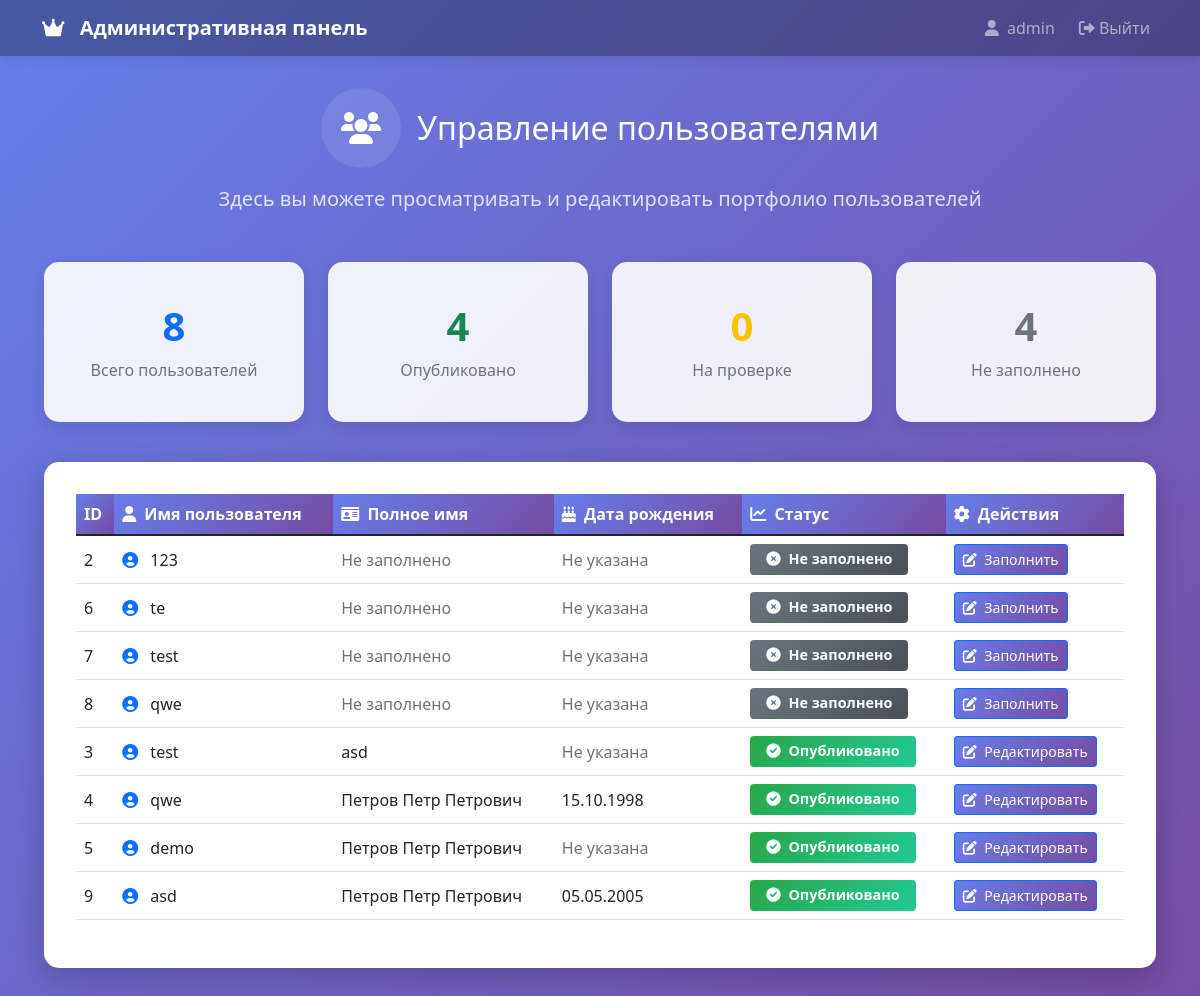
Page /admin (signed in) on the earlier database version.
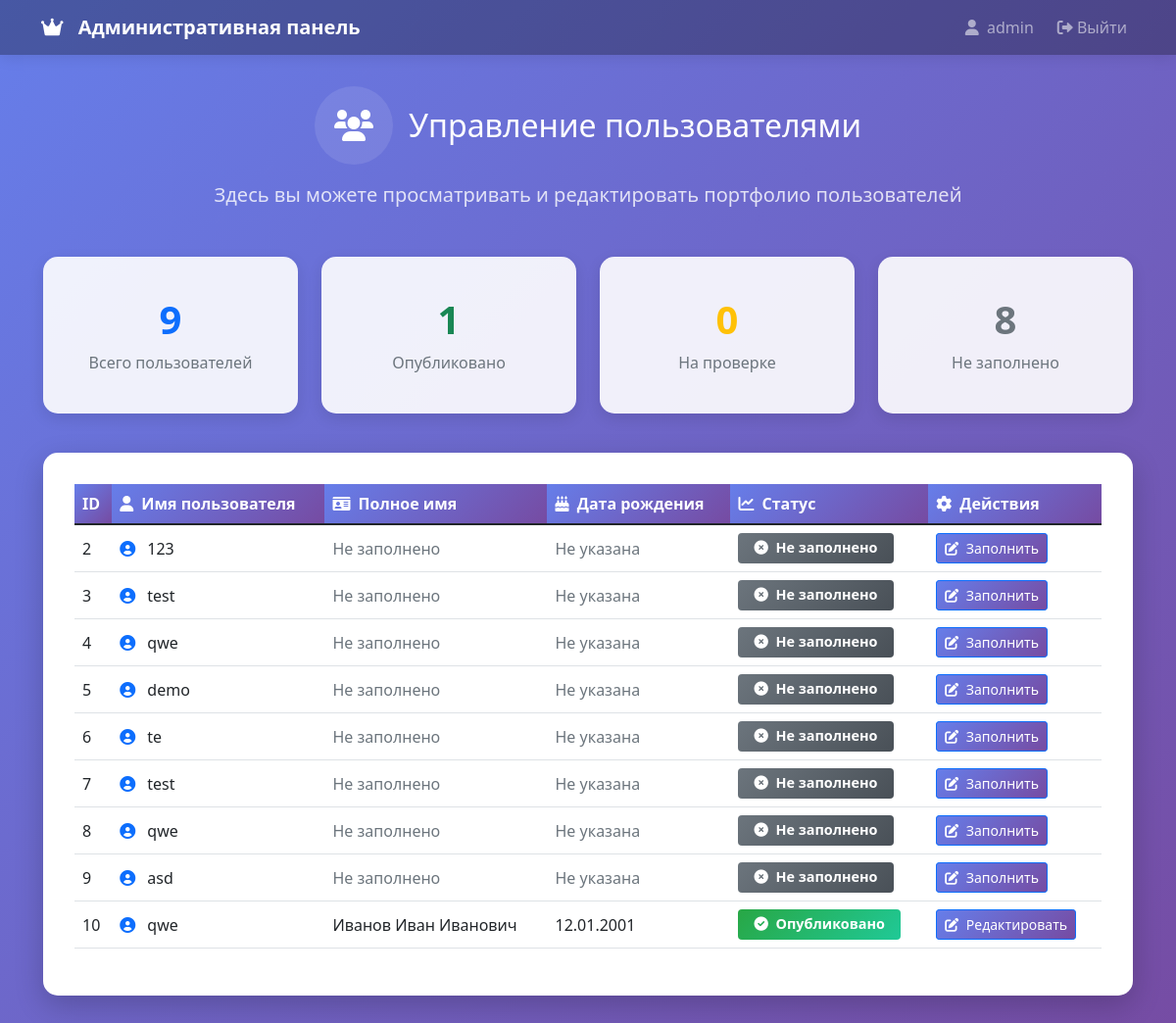
Same page on the later database version.
### tables this page shows
CREATE TABLE users (
    id INTEGER PRIMARY KEY,
    username TEXT NOT NULL,
    password TEXT NOT NULL
    );

CREATE TABLE user_profiles (
        id INTEGER PRIMARY KEY AUTOINCREMENT,
        user_id INTEGER,
        full_name TEXT,
        birth_date TEXT,
        email TEXT,
        phone TEXT,
        bio TEXT,
        skills TEXT,
        job_position TEXT,
        salary_expectations TEXT,
        education TEXT,
        courses TEXT,
        certificates TEXT,
        github TEXT,
        linkedin TEXT,
        vk TEXT,
        telegram TEXT,
        portfolio_link TEXT,
        photo TEXT,
        experience TEXT,
        languages TEXT,
        is_completed BOOLEAN DEFAULT FALSE,
        FOREIGN KEY (user_id) REFERENCES users (id)
    );

### main.py (the view)
@app.route('/admin')
def admin():
    if 'username' not in session:
        return redirect('/login')
    if session['username'] != 'admin':
        return redirect('/user')
    try:
        connection = get_db_connection()
        users = connection.execute('''
            SELECT u.id, u.username, up.full_name, up.birth_date, up.is_completed
            FROM users u
            LEFT JOIN user_profiles up ON u.id = up.user_id
            WHERE u.username != 'admin'
            ORDER BY up.is_completed, u.id
        ''').fetchall()
        connection.close()
    except Exception as e:
        print(f"Ошибка получения пользователей: {e}")
        users = []
    return render_template('admin.html', users=users, username=session['username'])

### main.py (called while the page is built)
def get_db_connection():
    database_url = os.environ.get('DATABASE_URL')
    if database_url and database_url.startswith('postgresql://'):
        pass
    conn = sqlite3.connect('users.db')
    conn.row_factory = sqlite3.Row
    return conn

### templates/admin.html (shortened to what the changed rows need)
<!DOCTYPE html>
<html lang="ru">
<head>
    <link href="{{ url_for('static', filename='css/style.css') }}" rel="stylesheet">
    <link href="https://cdn.jsdelivr.net/npm/bootstrap@5.1.3/dist/css/bootstrap.min.css" rel="stylesheet">
    <link rel="stylesheet" href="https://cdnjs.cloudflare.com/ajax/libs/font-awesome/6.0.0/css/all.min.css">
</head>
<body class="admin-dashboard">
    <div class="admin-content">
        <div class="admin-header fade-in">
            <div class="d-flex align-items-center justify-content-center mb-3 flex-column flex-md-row">
                <h1 class="h2 mb-0 ms-0 ms-md-3 mt-3 mt-md-0">Управление пользователями</h1>
            </div>
        </div>
        <div class="container">
            <div class="row mb-4">
                <div class="col-md-3 col-6 mb-3">
                    <div class="stats-card h-100">
                        <div class="card-body">
                            <div class="text-primary display-6 fw-bold mb-2">{{ users|length }}</div>
                            <p class="text-muted mb-0">Всего пользователей</p>
                        </div>
                    </div>
                </div>
                <div class="col-md-3 col-6 mb-3">
                    <div class="stats-card h-100">
                        <div class="card-body">
                            {% set completed = users|selectattr('is_completed')|list|length %}
                            <div class="display-6 fw-bold mb-2 text-success">{{ completed }}</div>
                            <p class="text-muted mb-0">Опубликовано</p>
                        </div>
                    </div>
                </div>
                <div class="col-md-3 col-6 mb-3">
                    <div class="stats-card h-100">
                        <div class="card-body">
                            {% set empty = users|rejectattr('full_name')|list|length %}
                            <div class="display-6 fw-bold mb-2 text-secondary">{{ empty }}</div>
                            <p class="text-muted mb-0">Не заполнено</p>
                        </div>
                    </div>
                </div>
            </div>
            <div class="row mb-4">
                <div class="col-12">
                    <div class="table-container fade-in">
                        <div class="table-responsive">
                            <table class="table table-hover">
                                <thead>
                                    <tr>
                                        <th>ID</th>
                                        <th><i class="fas fa-user me-1"></i> Имя пользователя</th>
                                        <th><i class="fas fa-id-card me-1"></i> Полное имя</th>
                                        <th><i class="fas fa-birthday-cake me-1"></i> Дата рождения</th>
                                        <th><i class="fas fa-chart-line me-1"></i> Статус</th>
                                        <th><i class="fas fa-cog me-1"></i> Действия</th>
                                    </tr>
                                </thead>
                                <tbody>
                                    {% for user in users %}
                                    <tr class="fade-in">
                                        <td>{{ user.id }}</td>
                                        <td>
                                            <i class="fas fa-user-circle me-2 text-primary"></i>
                                            {{ user.username }}
                                        </td>
                                        <td>
                                            {% if user.full_name %}
                                                {{ user.full_name }}
                                            {% else %}
                                                <span class="text-muted">Не заполнено</span>
                                            {% endif %}
                                        </td>
                                        <td>
                                            {% if user.birth_date %}
                                                {% set birth_date = user.birth_date.split('-') %}
                                                {{ birth_date[2] }}.{{ birth_date[1] }}.{{ birth_date[0] }}
                                            {% else %}
                                                <span class="text-muted">Не указана</span>
                                            {% endif %}
                                        </td>
                                        <td>
                                            {% if user.is_completed %}
                                                <span class="badge badge-success">
                                                    <i class="fas fa-check-circle me-1"></i> Опубликовано
                                                </span>
                                            {% elif user.full_name %}
                                                <span class="badge badge-warning">
                                                    <i class="fas fa-clock me-1"></i> На проверке
                                                </span>
                                            {% else %}
                                                <span class="badge badge-secondary">
                                                    <i class="fas fa-times-circle me-1"></i> Не заполнено
                                                </span>
                                            {% endif %}
                                        </td>
                                        <td>
                                            <a href="/admin/edit_user/{{ user.id }}" class="btn btn-primary btn-sm">
                                                <i class="fas fa-edit me-1"></i>
                                                {% if user.full_name %}Редактировать{% else %}Заполнить{% endif %}
                                            </a>
                                        </td>
                                    </tr>
                                    {% endfor %}
                                </tbody>
                            </table>
                        </div>
                    </div>
                </div>
            </div>
        </div>
    </div>
</body>
</html>

Differences in the rows shown:
removed user_profiles: id "3", username "test", full_name "asd", shows "Не указана", is_completed True (drawn), shows "Редактировать"
removed user_profiles: id "4", username "qwe", full_name "Петров Петр Петрович", birth_date "15", birth_date "10", birth_date "1998", is_completed True (drawn), shows "Редактировать"
removed user_profiles: id "5", username "demo", full_name "Петров Петр Петрович", shows "Не указана", is_completed True (drawn), shows "Редактировать"
removed user_profiles: id "9", username "asd", full_name "Петров Петр Петрович", birth_date "05", birth_date "2005", is_completed True (drawn), shows "Редактировать"
now on this page (row unchanged): users: id "3", username "test", shows "Не заполнено", shows "Не указана", shows "Заполнить"
now on this page (row unchanged): users: id "4", username "qwe", shows "Не заполнено", shows "Не указана", shows "Заполнить"
now on this page (row unchanged): users: id "5", username "demo", shows "Не заполнено", shows "Не указана", shows "Заполнить"
now on this page (row unchanged): users: id "9", username "asd", shows "Не заполнено", shows "Не указана", shows "Заполнить"
added user_profiles: id "10", username "qwe", full_name "Иванов Иван Иванович", birth_date "12", birth_date "01", birth_date "2001", is_completed True (drawn), shows "Редактировать"
Other differences:
{{ users|length }}: "8" → "9"
{{ completed }}: "4" → "1"
{{ empty }}: "4" → "8"
